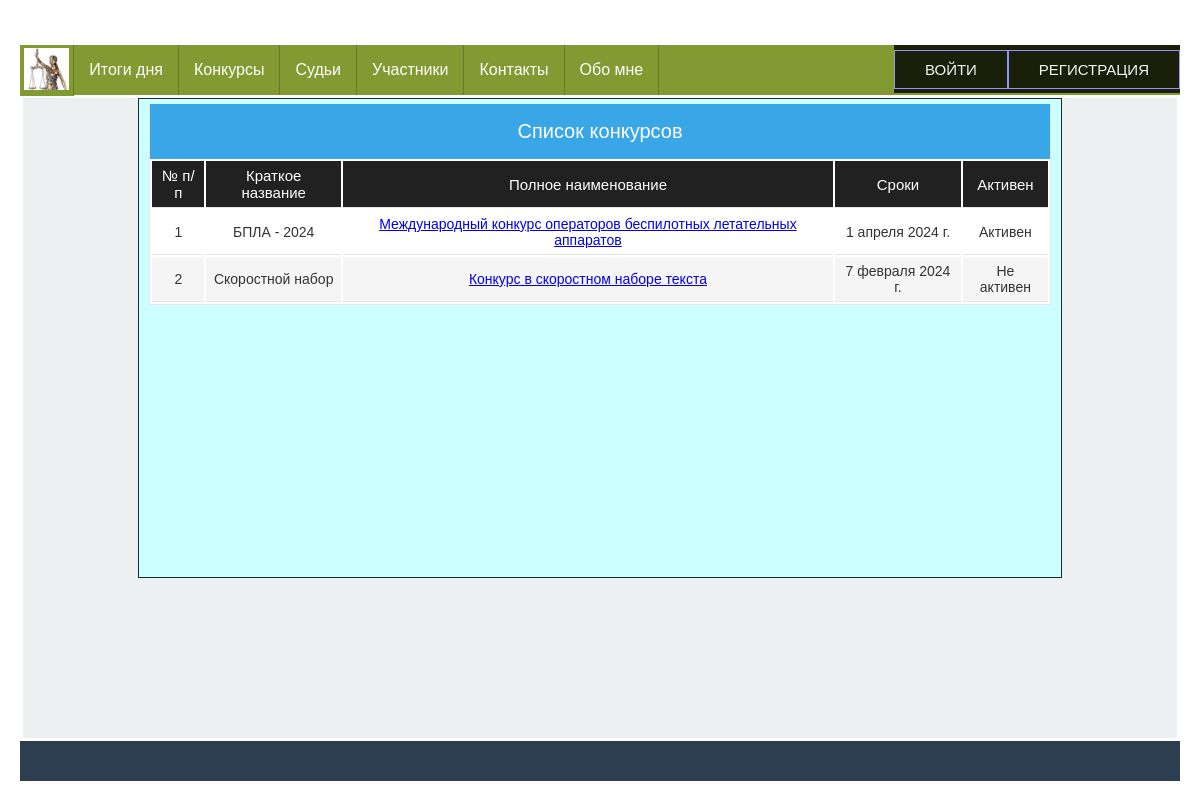
The page /competitions/all/ on the database as committed earlier.
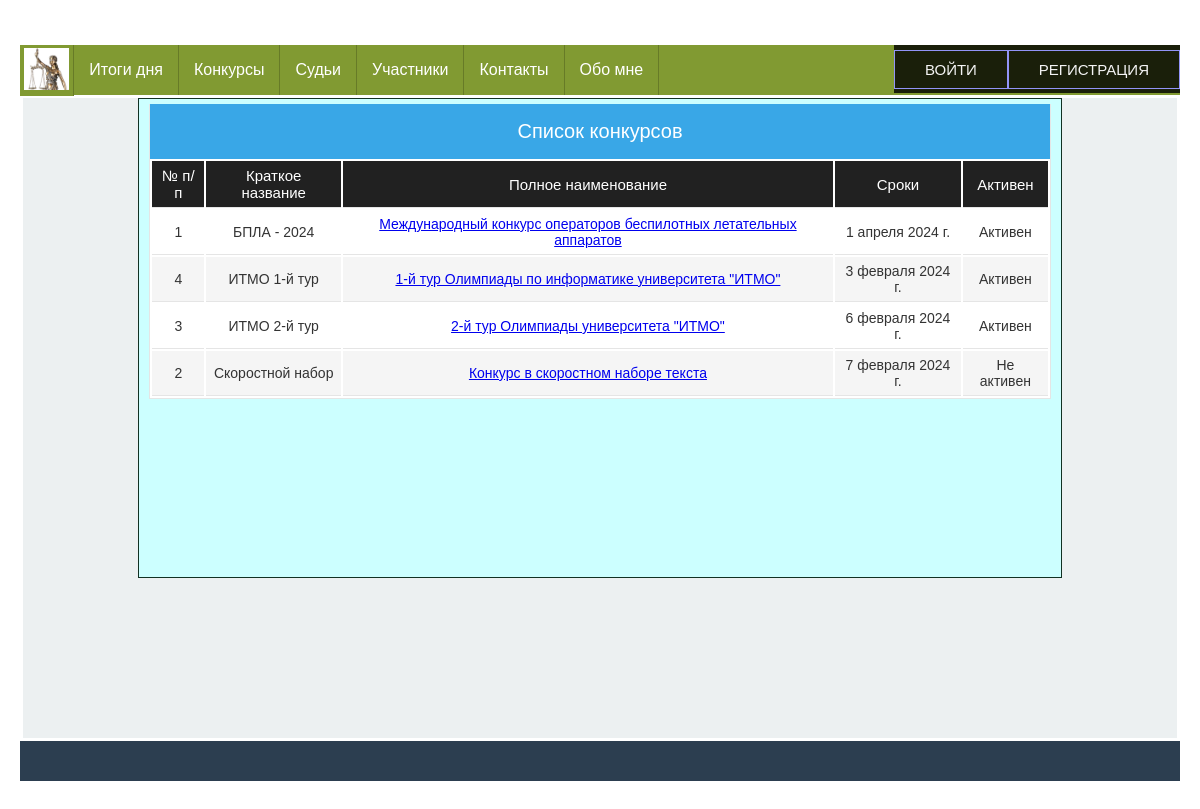
The same page on the database as committed later.
### app_for_competitions/models.py (models this page shows, shortened)
class Competition(models.Model):
    class Meta:
        db_table = 'competitions'
        verbose_name = _('Конкурс') # наименование в админке в единственном числе
        verbose_name_plural = _('Конкурсы') # наименование в админке во множественном числе
    name = models.CharField(_('Сокращенное название'), max_length=50)
    fullname = models.CharField(_('Полное наименование конкурса'), max_length=200,
                                default=None)
    date = models.DateField(_('Дата проведения'),
                            help_text="Дата начала")
    active = models.BooleanField(_('Активен'), default=True)

### app_for_competitions/views.py (the view)
# urls.py: path('all/', edit_competitions, name='all_competitions'),
def edit_competitions(request):
    competitions = Competition.objects.all().order_by('name')
    context = dict()
    context['competitions'] = competitions
    context['table_title'] = COMPETITIONS_TABLE_TITLE
    context['title'] = "Конкурсы"
    return render(request, 'app_for_competitions/view_competitions.html', context=context)

### app_for_competitions/templates/app_for_competitions/view_competitions.html (shortened to what this page needs)
{% extends 'base.html' %}
{% load static %}
{% block content %}
<div class="row">
    <div class="table-caption">Список конкурсов</div>
    <table id="table">
        <thead>
        <tr>
            {% for value in table_title %}
            {% if value != 'Редактор' %}
            <th>{{ value }}</th>
            {% else %}
            {% if user.judge.status == 'M' or user.judge.status == 'J' %}
            <th>{{ value }}</th>
            {% endif %}
            {% endif %}
            {% endfor %}
        </tr>
        </thead>
        <tbody>
        {% for competition in competitions %}
        <tr>
            <td>{{competition.id}}</td>
            <td>{{competition.name}}</td>
            <td><a href="{% url 'view_competition' pk=competition.id %}"> {{ competition.fullname }}</a></td>
            <td>{{competition.date}}</td>
            <td>
                {% if user.judge.status == 'M' or user.judge.status == 'J' %}
                <div class="container">
                    <a href="{% url 'competition_activate' pk=competition.id %}" class="btn a_btn">
                        {% if competition.active %}
                        Деактивировать
                        {% else %}
                        Активировать
                        {% endif %}
                    </a>
                </div>
                {% else %}
                {% if competition.active %}
                <span>Активен</span>
                {% else %}
                <span>Не активен</span>
                {% endif %}
                {% endif %}
            </td>
        </tr>
        {% endfor %}
        </tbody>
    </table>
</div>
{% endblock %}

### templates/base.html (shortened to what this page needs)
<!DOCTYPE html>
{% load static %}
<html lang="ru">
<head>
    <link rel="stylesheet" href="{% static 'css/stylesheet.css' %}" type="text/css">
</head>
<body>
<div class="wrapper">
    <header>
        <ul>
            <li>
                <a class="a_menu_logo " href="{% url 'home' %}">
                    <image class="logo" src="{% static 'image/femidalittle.png' %}">
                </a>
            </li>
            <li><a class="a_menu" href="{% url 'competition_result' %}">Итоги дня</a></li>
            <li><a class="a_menu" href="{% url 'all_competitions' %}">Конкурсы</a></li>
            <li><a class="a_menu" href="{% url 'all_judges' %}">Судьи</a></li>
            <li><a class="a_menu" href="#">Участники</a>
            </li>
            <li><a class="a_menu" href="#">Контакты</a></li>
            <li><a class="a_menu" href="{% url 'about' %}">Обо мне</a></li>
            <div class="container enter">
                {% if user.is_authenticated %}
                <div class="user_name">{{user.judge.get_status_display }} : {{ user.username }}</div>
                <a href="{% url 'users:logout' %}" class="btn a_btn">Выйти</a>
                {% else %}
                <a href="{% url 'users:login' %}" class="btn a_btn">Войти</a>
                <a href="{% url 'users:register' %}" class="btn a_btn">Регистрация</a>
                {% endif %}
            </div>
        </ul>
    </header>
    <main>
        {% block content %}{% endblock %}
    </main>
    <footer>
    </footer>
</div>
</body>
</html>

### static/css/stylesheet.css (style rules this page uses)
.wrapper { height: 100vh; flex-direction: column; }
main { flex: 1; background-color: #ecf0f1; min-height: 80vh; margin: 3px; }
body { margin: 0; }
header { background-color: #2ecc71; height: 50px; }
footer { background-color: #2c3e50; color: white; height: 40px; }
* { box-sizing: border-box; }
.row { overflow: hidden; max-width: 80%; min-height: 60vh; background-color: #CCFFFF; margin: 0 auto; border: 1px solid #123123; padding: 5px 10px; }
ul { list-style: none; margin: 0; padding-left: 0; margin-top: 25px; background: #819A32; height: 50px; }
.a_menu { text-decoration: none; background: #819A32; color: #fff; padding: 0 15px; font-family: arial; line-height: 50px; display: block; border-right: 1px solid #677B27; -moz-transition: all 0.3s 0.01s ease; -o-transition: all 0.3s 0.01s ease; -webkit-transition: all 0.3s 0.01s ease; }
.a_menu_logo { text-decoration: none; background: #819A32; color: #fff; padding: 0 4px; display: block; border-right: 1px solid #677B27; -moz-transition: all 0.3s 0.01s ease; -o-transition: all 0.3s 0.01s ease; -webkit-transition: all 0.3s 0.01s ease; }
.logo { margin: 3px auto 2px; height: 42px; }
.enter { float: right; }
li { float: left; position: relative; }
* { -moz-box-sizing: border-box; -webkit-box-sizing: border-box; box-sizing: border-box; }
html { color: #333333; font-size: 62.5%; }
body { font: normal 16px Tahoma, Geneva, Helvetica, sans-serif; margin: 0 auto; padding: 0; }
@media only all and (min-width: 760px) { body { padding: 20px; padding: 2rem; } }
table { display: block; margin: 0; border: none; background: #fff; font-size: 14px; font-size: 1.4rem; }
@media only all and (min-width: 760px) { table { display: table; width: 100%; border: 1px solid #e5e5e5; border-top: none; } }
tbody { display: block; }
@media only all and (min-width: 760px) { tbody { display: table-row-group; } }
.table-caption { display: block; width: 100%; background: #39a7e7; color: #fff; font-size: 20px; font-size: 2rem; text-align: center; height: 44px; line-height: 44px; border: none; border-bottom: 2px solid #999; }
@media only all and (min-width: 760px) { .table-caption { border: 1px solid #e5e5e5; border-top: none; border-bottom: none; height: 55px; line-height: 55px; } }
tr { position: relative; display: block; border-bottom: 1px solid #ccc; padding: 8px; padding: 0.8rem; }
tr:nth-child(even) { background: #f5f5f5; }
@media only all and (min-width: 760px) { tr { display: table-row; } }
thead tr { display: none; }
@media only all and (min-width: 760px) { thead { background: #212121; color: #fff; } }
@media only all and (min-width: 760px) { thead tr { display: table-row; } }
@media only all and (min-width: 760px) { thead tr th { font-weight: normal; font-size: 15px; font-size: 1.5rem; } }
td { display: block; border: none; position: relative; text-align: left; }
@media only all and (min-width: 760px) { td, th { display: table-cell; padding: 6px; padding: 0.6rem; border-bottom: 1px solid #e5e5e5; text-align: center; } }
td:before { content: attr(data-label); display: inline-block; width: 15%; background: #999; border-radius: 6px; height: 20px; margin: 0px 10px 0px 0px; margin: 0rem 1rem 0rem 0rem; padding: 0px 5px; padding: 0rem 0.5rem; font-size: 10px; font-size: 1rem; line-height: 20px; text-align: center; color: #fff; overflow: hidden; }
@media only all and (min-width: 560px) { td:before { width: 12%; font-size: 12px; font-size: 1.2rem; } }
@media only all and (min-width: 760px) { td:before { content: ""; display: none; } }
.container { background: linear-gradient(rgba(0, 0, 0, 0.8), rgba(0, 0, 0, 0.8)); font-family: Arial, Helvetica, sans-serif; display: flex; justify-content: center; align-items: center; height: 3em; padding: 0; margin: 0; }
.a_btn { font-size: 1.5rem; padding: 1rem 3rem; color: #f4f4f4; text-transform: uppercase; }
.btn { text-decoration: none; border: 1px solid rgb(146, 148, 248); position: relative; overflow: hidden; }
.btn:before { content: ""; position: absolute; top: 0; left: -100%; width: 100%; height: 100%; background: linear-gradient( 120deg, transparent, rgba(146, 148, 248, 0.4), transparent ); transition: all 650ms; }

Rows that differ between the two databases and show on the page:
added Competition: id "4", name "ИТМО 1-й тур", fullname "1-й тур Олимпиады по информатике университета \"ИТМО\"", date "3 февраля 2024 г.", active "Активен"
added Competition: id "3", name "ИТМО 2-й тур", fullname "2-й тур Олимпиады университета \"ИТМО\"", date "6 февраля 2024 г.", active "Активен"
